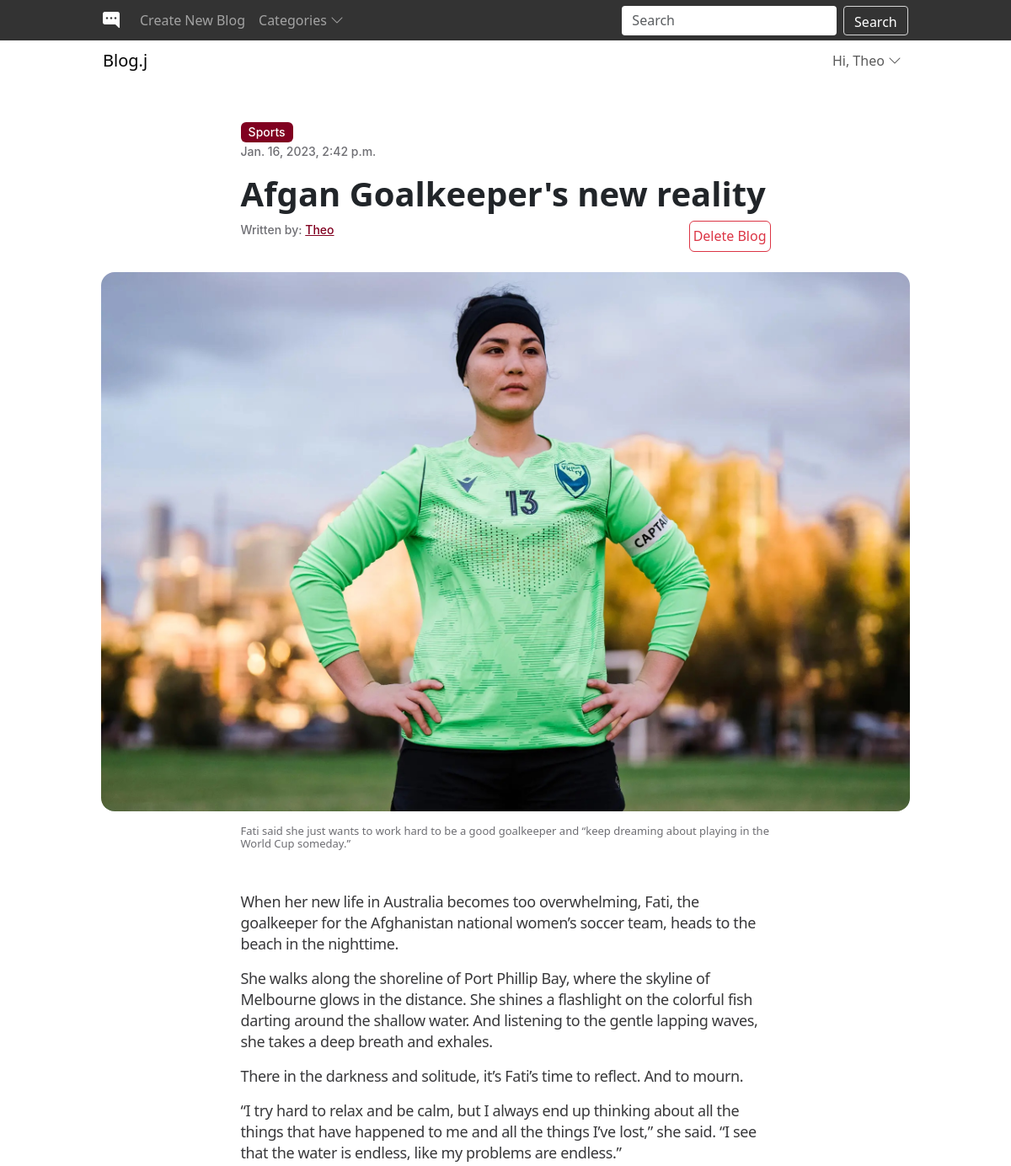
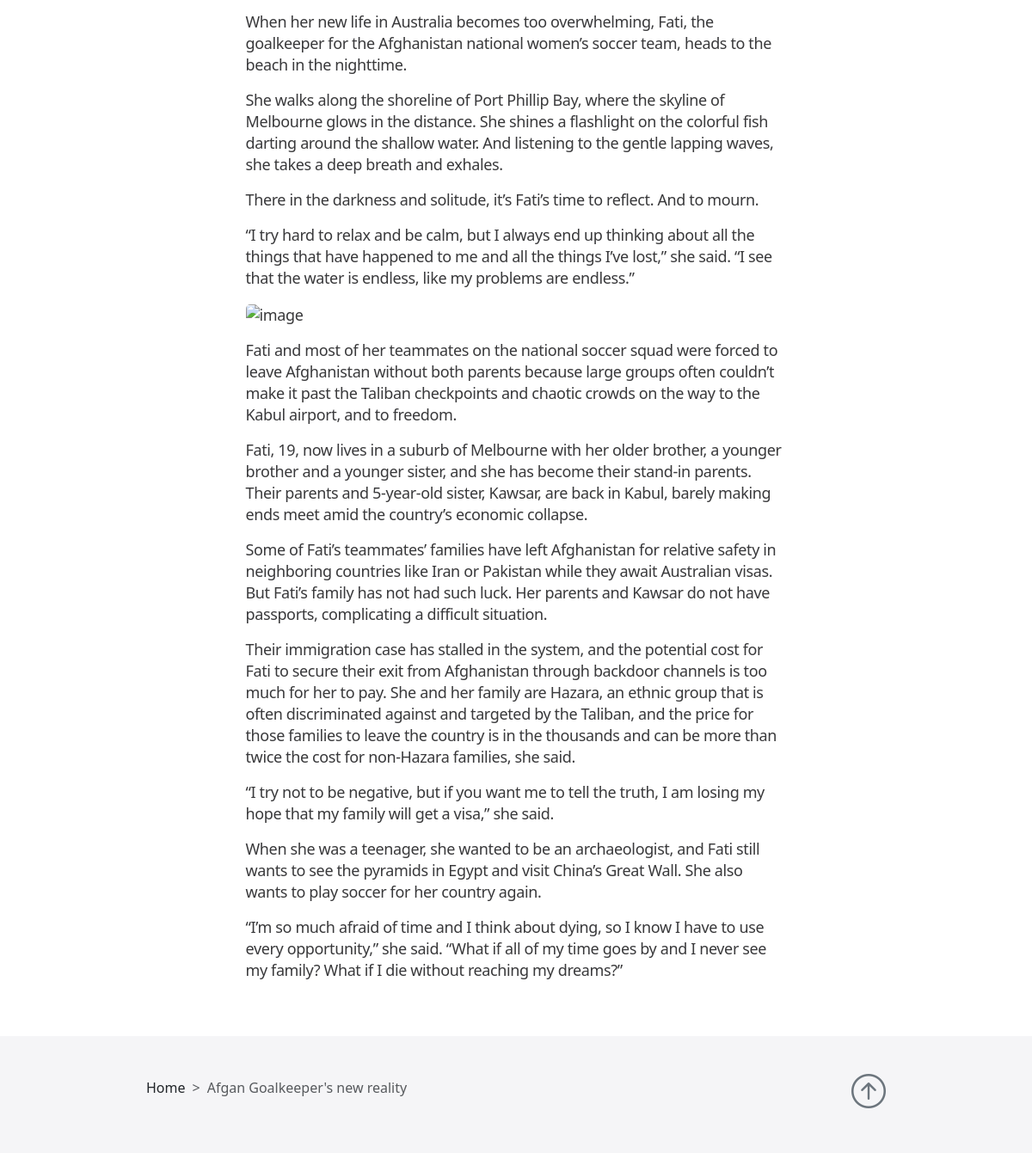
Screenshot of /view_blog/2 (signed in) with the database file from the repository (2 pictures, top to bottom).
### blog/models.py (models this page shows, shortened)
class Blog(models.Model):
    author = models.ForeignKey(User, on_delete=models.CASCADE, related_name="blog_written")
    title = models.TextField()
    date_time = models.DateTimeField(auto_now_add=True)
    content = models.TextField()
    image = models.ImageField(upload_to='images', null=True)
    image_caption = models.TextField(null=True)
    readtime = models.CharField(max_length=64)
    category = models.CharField(
        max_length=64,
        choices=CATEGORY_CHOICES,
        default="None"
    )

### blog/views.py (the view)
# urls.py: path("view_blog/<int:blog_id>", views.view_blog, name="view_blog"),
@login_required(login_url="login")
def view_blog(request, blog_id):
    is_author = False
    blog = Blog.objects.get(id=blog_id)
    content = markdown2.markdown(blog.content)
    read_time = readtime.of_text(content)
    if request.user == blog.author:
        is_author = True
    return render(request, "blog/view_blog.html", {
        "blog": blog,
        "is_author": is_author,
        "content": content,
        "readtime": read_time
    })

### blog/templates/blog/view_blog.html (shortened to what this page needs)
{% load static %}
<!DOCTYPE html>
<html lang="en">
<head>
    <link href="https://cdn.jsdelivr.net/npm/bootstrap@5.3.0-alpha1/dist/css/bootstrap.min.css" rel="stylesheet">
    <link rel="stylesheet" href="https://cdn.jsdelivr.net/npm/bootstrap-icons@1.10.3/font/bootstrap-icons.css">
    <link rel="stylesheet" href="{% static 'css/styles.css' %}">
</head>
<body>
<nav class="navbar navbar-expand-lg navbar-dark p-1" id="first_navbar">
    <div class="container index_container">
        <a href="{% url 'index' %}" class="navbar-brand"><i class="bi bi-chat-right-dots-fill"></i></a>
        <div class="collapse navbar-collapse" id="navbarSupportedContent">
            <ul class="navbar-nav">
                {% if user.is_authenticated %}
                    <li class="nav-item">
                        <a href="{% url 'create_blog' %}" class="nav-link">Create New Blog</a>
                    </li>
                {% endif %}
                <li class="nav-item dropdown">
                    <a href="#" class="nav-link" role="button" data-bs-toggle="dropdown" aria-expanded="false">Categories <i class="bi bi-chevron-down"></i> </a>
                </li>
            </ul>
            <form action="{% url 'search' %}" role="search" method="post" class="d-flex ms-auto">
                <input type="search" placeholder="Search" class="form-control me-2 w-75" id="navbar_input" name="query">
                <button class="btn" id="navbar_search_button" type="submit">Search</button>
            </form>
        </div>
    </div>
</nav>
<nav class="navbar navbar-expand-lg p-1 mb-5" id="second_navbar">
    <div class="container index_container">
        <a href="{% url 'index' %}" class="navbar-brand">Blog.j</a>
        <div class="collapse navbar-collapse" id="navbar2SupportedContent">
            <ul class="navbar-nav ms-auto">
                {% if user.is_authenticated %}
                    <li class="nav-item dropdown">
                        <a href="#" class="nav-link" role="button" data-bs-toggle="dropdown" aria-expanded="false"> Hi, {{ user.username }} <i class="bi bi-chevron-down"></i> </a>
                    </li>
                {% endif %}
            </ul>
        </div>
    </div>
</nav>
<section>
    <div class="container article_container">
        {% if blog.category != "None" %}
            <p class="card_info_font my-0 badge category_badge"><a class="card_link" href="{% url 'show_category' blog.category %}">{{ blog.category }}</a></p>
        {% endif %}
        <p class="card_info_font">{{ blog.date_time }}</p>
        <h1 class="article_title">{{ blog.title }}</h1>
        <div class="d-flex flex-column flex-md-row justify-content-between">
            <p class="card_info_font">Written by: <a style="color: #800020;" href="{% url 'display_user' blog.author.id %}">{{ blog.author.username }}</a></p>
            {% if user == blog.author %}
                <button type="button" class="btn btn-outline-danger p-1"><a class="card_link" href="{% url 'delete_blog' blog.id %}"> Delete Blog</a></button>
            {% endif %}
        </div>
    </div>
    <div class="article_image_container mt-4">
        <img src="{{ blog.image.url }}" class="img-fluid article_image_restrict rounded-4">
    </div>
    <div class="container article_container mt-3">
        <p class="article_image_caption">{{ blog.image_caption }}</p>
    </div>
    <div class="container article_container article_text_font mt-5 overflow-hidden" id="content_id">
        {{ content|safe }}
    </div>
    <footer id="article_footer">
        <div class="container index_container">
            <nav style="--bs-breadcrumb-divider: '>';" class="p-5 text-center position-relative mt-5">
                <ol class="breadcrumb">
                    <li class="breadcrumb-item"><a class="card_link" href="{% url 'index' %}">Home</a></li>
                    <li class="breadcrumb-item active">{{ blog.title }}</li>
                </ol>
                <a href="#" class="position-absolute bottom-0 end-0 p-5 text-secondary">
                    <i class="bi bi-arrow-up-circle h1"></i>
                </a>
            </nav>
        </div>
    </footer>
</section>
</body>

### blog/static/css/styles.css (style rules this page uses)
#first_navbar { background-color: #333333; }
#second_navbar { background-color: white; position: sticky; top: 0; z-index: 1; }
#navbar_search_button { color: white; background-color: #333333; border-color: #D6D6D6; height: 35px; border-radius: 4px; }
#navbar_input { height: 35px; border: 0; border-radius: 4px; }
@media (min-width: 1200px) { .index_container { max-width: 980px; } }
.card_info_font { color: #6E6E73; font-size: 14px; font-family: -apple-system, system-io, BlinkMacSystemFont, 'Segoe UI', 'Helvetica Neue', sans-serif; font-weight: 500; }
.card_link { text-decoration: none; color: inherit; }
footer { background-color: white; }
@media (min-width: 1200px) { .article_container { max-width: 653px; } }
.article_title { font-weight: 700; }
.article_image_container { text-align: center; }
.article_image_restrict { max-height: 90vh; max-width: 80%; }
.article_image_caption { font-size: 13px; line-height: 1.2em; color: #6E6E73; font-weight: 500; }
.article_text_font { font-size: 18px; font-weight: 400; line-height: 25px; letter-spacing: -0.374px; color: #39393B; }
#article_footer { background-color: #F5F5F7; }
.category_badge { background-color: #800020; color: white; }
#content_id img { max-width: 40vw; max-height: fit-content; border-radius: 5px; }

### rows the page displays
Blog: category "Sports", date_time "Jan. 16, 2023, 2:42 p.m.", title "Afgan Goalkeeper's new reality", author.username "Theo", image (picture), image_caption "Fati said she just wants to work hard to be a good goalkeeper and “keep dreaming about playing in the World Cup someday.”"

### other values shown
{{ user.username }} "Theo"
